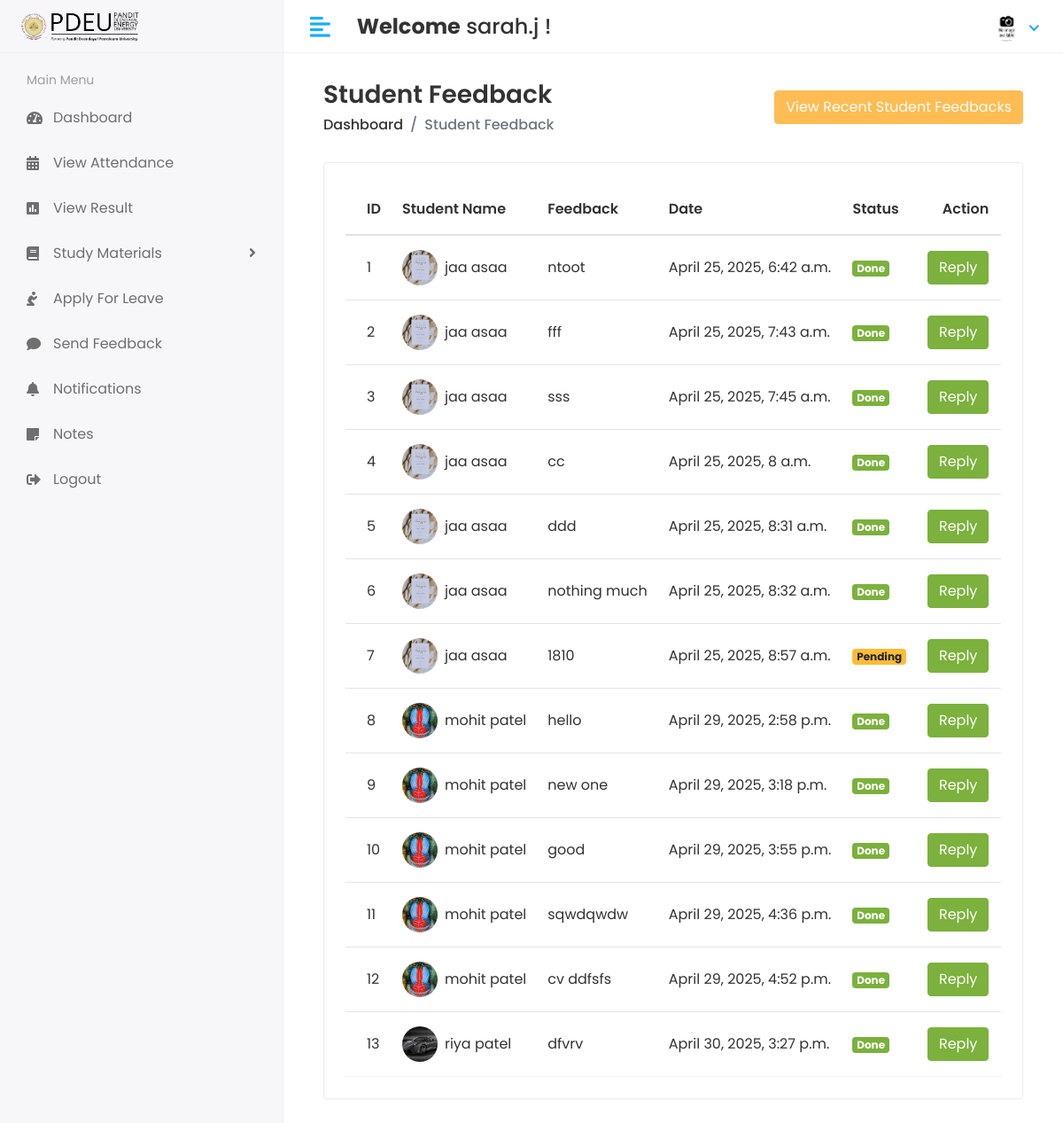
Screenshot of /Hod/Student/feedback (signed in) with the database file from the repository.
### app/models.py (models this page shows, shortened)
class CustomUser(AbstractUser):
    USER = (
        (1, 'HOD'),
        (2, 'STAFF'),
        (3, 'STUDENT'),
        (4, 'PARENT'),  # Added Parent user type
    )
    user_type = models.CharField(choices=USER, max_length=50, default=1)
    profile_pic = models.ImageField(upload_to='media/profile_pic')

class Student_Feedback(models.Model):
    student_id = models.ForeignKey(Student, on_delete=models.CASCADE)
    feedback = models.TextField()
    feedback_reply = models.TextField()
    status = models.IntegerField(default=0)
    created_at = models.DateTimeField(auto_now_add=True, null=True)
    updated_at = models.DateTimeField(auto_now=True, null=True)

class Student(models.Model):
    SEMESTER_CHOICES = (
        (1, '1st Semester'),
        (2, '2nd Semester'),
        (3, '3rd Semester'),
        (4, '4th Semester'),
        (5, '5th Semester'),
        (6, '6th Semester'),
        (7, '7th Semester'),
        (8, '8th Semester'),
    )
    admin = models.OneToOneField(CustomUser, on_delete=models.CASCADE)
    address = models.TextField()
    gender = models.CharField(max_length=100)
    course_id = models.ForeignKey(Course, on_delete=models.CASCADE)
    session_year_id = models.ForeignKey(Session_Year, on_delete=models.CASCADE)
    enrollment_no = models.CharField(max_length=50, unique=True, null=True)
    semester = models.IntegerField(choices=SEMESTER_CHOICES, null=True, blank=True)
    created_at = models.DateTimeField(auto_now_add=True)
    updated_at = models.DateTimeField(auto_now=True)

### student_management_system/Hod_Views.py (the view)
# urls.py: path('Hod/Student/feedback', Hod_Views.STUDENT_FEEDBACK, name='get_student_feedback'),
@login_required(login_url='/')
def STUDENT_FEEDBACK(request):
    feedback = Student_Feedback.objects.all()
    feedback_history = Student_Feedback.objects.all().order_by('-id')[:5]
    context = {
        'feedback': feedback,
        'feedback_history': feedback_history,
    }
    return render(request, 'Hod/student_feedback.html', context)

### templates/Hod/student_feedback.html (shortened to what this page needs)
{% extends 'base.html' %}
{% block content %}
<div class="content container-fluid">
    <div class="page-header">
        <div class="row align-items-center">
            <div class="col">
                <h3 class="page-title">Student Feedback</h3>
                <ul class="breadcrumb">
                    <li class="breadcrumb-item"><a href="{% url 'hod_home' %}">Dashboard</a></li>
                    <li class="breadcrumb-item active">Student Feedback</li>
                </ul>
            </div>
            <div class="col-auto text-right float-right ml-auto">
                <button type="button" class="btn btn-primary" data-toggle="modal" data-target="#exampleModalCenter">
                    View Recent Student Feedbacks
                </button>
            </div>
        </div>
    </div>
    <div class="row">
        <div class="col-sm-12">
            <div class="card card-table">
                <div class="card-body">
                    <div class="table-responsive">
                        <table id="table_id" class="table table-hover table-center mb-0">
                            <thead>
                                <tr>
                                    <th>ID</th>
                                    <th>Student Name</th>
                                    <th>Feedback</th>
                                    <th>Date</th>
                                    <th>Status</th>
                                    <th class="text-right">Action</th>
                                </tr>
                            </thead>
                            <tbody>
                            {% for i in feedback %}
                                <tr>
                                    <td>{{ i.id }}</td>
                                    <td>
                                        <h2 class="table-avatar">
                                            <a href="student-details.html" class="avatar avatar-sm mr-2"><img class="avatar-img rounded-circle" src="/{{ i.student_id.admin.profile_pic }}" alt="User Image"></a>
                                            <a href="student-details.html">{{ i.student_id.admin.first_name }} {{ i.student_id.admin.last_name }}</a>
                                        </h2>
                                    </td>
                                    <td>{{ i.feedback }}</td>
                                    <td>{{ i.created_at }}</td>
                                    <td>
                                        {% if i.status == 1 %}
                                            <span class="badge badge-success"> Done</span>
                                        {% else %}
                                            <span class="badge badge-warning"> Pending</span>
                                        {% endif %}
                                    </td>
                                    <td class="text-right">
                                        <button type="button" class="btn btn-success" data-toggle="modal" data-target="#sendnotification-{{ forloop.counter }}">
                                            Reply
                                        </button>
                                    </td>
                                </tr>
                            {% endfor %}
                            </tbody>
                        </table>
                    </div>
                </div>
            </div>
        </div>
    </div>
</div>
{% endblock %}

### templates/includes/header.html (shortened to what this page needs)
{% load static %}
<div class="header">
    <div class="header-left">
        <span class="logo">
            <img src="{% static 'assets/img/pdpu image-Photoroom.png' %}" alt="PDEU Logo">
        </span>
    </div>
    <a href="javascript:void(0);" id="toggle_btn">
        <i class="fas fa-align-left"></i>
    </a>
    <div class="top-nav-search mt-3">
        <h4><strong>Welcome</strong>
            <span>
                {% if user.first_name and user.last_name %}
                    {{ user.first_name }} {{ user.last_name }}
                {% else %}
                    {{ user.username }}
                {% endif %}
            </span> !
        </h4>
    </div>
    <ul class="nav user-menu">
        <li class="nav-item dropdown has-arrow">
            <a href="#" class="dropdown-toggle nav-link" data-toggle="dropdown">
                {% if user.profile_pic == "" %}
                    <span class="user-img"><img class="rounded-circle" src="{% static 'assets/img/noimg.jpg' %}" width="31" alt="Ryan Taylor"></span>
                {% else %}
                    <span class="user-img"><img class="rounded-circle" src="/{{user.profile_pic}}" width="31" alt="Ryan Taylor"></span>
                {% endif %}
            </a>
        </li>
    </ul>
</div>

### static/assets/css/style.css (style rules this page uses)
html { height: 100%; }
body { background-color: #fff; color: #333; font-family: 'Poppins', sans-serif; font-size: 1rem; height: 100%; line-height: 1.5; overflow-x: hidden; }
h1, h2, h3, h4, h5, h6 { font-family: 'Poppins', sans-serif; margin-top: 0; }
a { color: #009ce7; }
input, button, a { transition: all 0.4s ease; -moz-transition: all 0.4s ease; -o-transition: all 0.4s ease; -ms-transition: all 0.4s ease; -webkit-transition: all 0.4s ease; }
input, input:focus, button, button:focus { outline: none; }
ul, ol { padding: 0px; list-style: none; }
.table { color: #333; max-width: 100%; margin-bottom: 0; width: 100%; }
table.table td h2 { display: inline-block; font-size: inherit; font-weight: 400; margin: 0; padding: 0; vertical-align: middle; }
table.table td h2.table-avatar { align-items: center; display: inline-flex; font-size: inherit; font-weight: 400; margin: 0; padding: 0; vertical-align: middle; white-space: nowrap; }
table.table td h2 a { color: #333; }
.table thead tr th { font-weight: 600; }
.table tbody tr { border-bottom: 1px solid rgba(0, 0, 0, 0.05); }
.table.table-center td, .table.table-center th { vertical-align: middle; }
.card-table .card-body .table > thead > tr > th { border-top: 0; }
.card-table .card-body .table tr td:first-child, .card-table .card-body .table tr th:first-child { padding-left: 1.5rem; }
.card-table .card-body .table tr td:last-child, .card-table .card-body .table tr th:last-child { padding-right: 1.5rem; }
.card-table .table td, .card-table .table th { border-top: 1px solid #e2e5e8; padding: 1rem 0.75rem; white-space: nowrap; }
.bg-success, .badge-success { background-color: #7bb13c !important; }
.bg-warning, .badge-warning { background-color: #ffbc34 !important; }
.btn-primary { background-color: #FFBC53; border: 1px solid #FFBC53; }
.btn-success { background-color: #7bb13c; border: 1px solid #7bb13c }
.card { border: 1px solid #ececf5; box-shadow: 0 1px 3px 0 rgba(0, 0, 0, 0.03); margin-bottom: 1.875rem; }
.card-body { padding: 1.5rem; }
.avatar { position: relative; display: inline-block; width: 3rem; height: 3rem }
.avatar > img { width: 100%; height: 100%; -o-object-fit: cover; object-fit: cover; }
.avatar-sm { width: 2.5rem; height: 2.5rem; }
.header { background-color: #fff; border-bottom: 1px solid #f3f3f4; left: 0; position: fixed; right: 0; top: 0; z-index: 1001; height: 60px; }
.header .header-left { float: left; height: 60px; padding: 0 20px; position: relative; width: 320px; z-index: 1; transition: all 0.2s ease-in-out; background-color: #f7f7fa; border-bottom: 1px solid #efefef; border-right: 1px solid #ececf5; display: flex; align-items: center; }
.header .header-left .logo { display: inline-block; line-height: 60px; }
.header .header-left .logo img { max-height: 40px; width: auto; }
.header .dropdown-toggle:after { display: none; }
.header .has-arrow .dropdown-toggle:after { border-top: 0; border-left: 0; border-bottom: 2px solid #18aefa; border-right: 2px solid #18aefa; content: ''; height: 8px; display: inline-block; pointer-events: none; -webkit-transform-origin: 66% 66%; -ms-transform-origin: 66% 66%; transform-origin: 66% 66%; -webkit-transform: rotate(45deg); -ms-transform: rotate(45deg); transform: rotate(45deg); -webkit-transition: all 0.15s ease-in-out; transition: all 0.15s ease-in-out; width: 8px; vertical-align: 0px; }
.user-menu { float: right; margin: 0; position: relative; z-index: 99; padding-right: 15px; }
.user-menu.nav > li > a { color: #a0a0a0; font-size: 14px; line-height: 58px; padding: 0 15px; height: 60px; }
.user-img { margin-right: 3px; position: relative; }
.top-nav-search { float: left; margin-left: 15px; }
.page-header { margin-bottom: 1.875rem; }
.page-header .breadcrumb { background-color: transparent; color: #6c757d; font-size: 1rem; font-weight: 500; margin-bottom: 0; padding: 0; }
.page-header .breadcrumb a { color: #333; }
.page-title { font-size: 28px; font-weight: 600; color: #333; margin-bottom: 5px; }
@media (min-width: 992px) { #toggle_btn { align-items: center; color: #18aefa; display: inline-flex; float: left; font-size: 26px; height: 60px; justify-content: center; margin-left: 15px; padding: 0 15px; } }

### rows the page displays
CustomUser: username "sarah.j"
Student_Feedback: id "1", student_id.admin.profile_pic (picture), student_id.admin.first_name "jaa", student_id.admin.last_name "asaa", feedback "ntoot", created_at "April 25, 2025, 6:42 a.m.", status "Done"
Student_Feedback: id "2", student_id.admin.profile_pic (picture), student_id.admin.first_name "jaa", student_id.admin.last_name "asaa", feedback "fff", created_at "April 25, 2025, 7:43 a.m.", status "Done"
Student_Feedback: id "3", student_id.admin.profile_pic (picture), student_id.admin.first_name "jaa", student_id.admin.last_name "asaa", feedback "sss", created_at "April 25, 2025, 7:45 a.m.", status "Done"
Student_Feedback: id "4", student_id.admin.profile_pic (picture), student_id.admin.first_name "jaa", student_id.admin.last_name "asaa", feedback "cc", created_at "April 25, 2025, 8 a.m.", status "Done"
Student_Feedback: id "5", student_id.admin.profile_pic (picture), student_id.admin.first_name "jaa", student_id.admin.last_name "asaa", feedback "ddd", created_at "April 25, 2025, 8:31 a.m.", status "Done"
Student_Feedback: id "6", student_id.admin.profile_pic (picture), student_id.admin.first_name "jaa", student_id.admin.last_name "asaa", feedback "nothing much", created_at "April 25, 2025, 8:32 a.m.", status "Done"
Student_Feedback: id "7", student_id.admin.profile_pic (picture), student_id.admin.first_name "jaa", student_id.admin.last_name "asaa", feedback "1810", created_at "April 25, 2025, 8:57 a.m.", status "Pending"
Student_Feedback: id "8", student_id.admin.profile_pic (picture), student_id.admin.first_name "mohit", student_id.admin.last_name "patel", feedback "hello", created_at "April 29, 2025, 2:58 p.m.", status "Done"
Student_Feedback: id "9", student_id.admin.profile_pic (picture), student_id.admin.first_name "mohit", student_id.admin.last_name "patel", feedback "new one", created_at "April 29, 2025, 3:18 p.m.", status "Done"
Student_Feedback: id "10", student_id.admin.profile_pic (picture), student_id.admin.first_name "mohit", student_id.admin.last_name "patel", feedback "good", created_at "April 29, 2025, 3:55 p.m.", status "Done"
Student_Feedback: id "11", student_id.admin.profile_pic (picture), student_id.admin.first_name "mohit", student_id.admin.last_name "patel", feedback "sqwdqwdw", created_at "April 29, 2025, 4:36 p.m.", status "Done"
Student_Feedback: id "12", student_id.admin.profile_pic (picture), student_id.admin.first_name "mohit", student_id.admin.last_name "patel", feedback "cv ddfsfs", created_at "April 29, 2025, 4:52 p.m.", status "Done"
Student_Feedback: id "13", student_id.admin.profile_pic (picture), student_id.admin.first_name "riya", student_id.admin.last_name "patel", feedback "dfvrv", created_at "April 30, 2025, 3:27 p.m.", status "Done"
